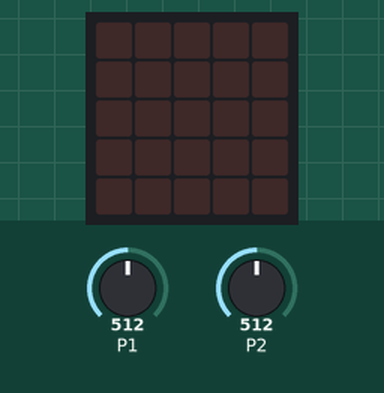
Simulated run of this program. Board: BBC micro:bit (MakeCode). On the bench: the board's 5×5 LED display. Inputs (shaded band) come from the test bench; at power-on: P1 = 512, P2 = 512 (analog values on the 0–1023 scale).

Above: at 1.2 s.
1.3 s: P1 set to 34
2.8 s: P1 set to 27
At 3.1 s:
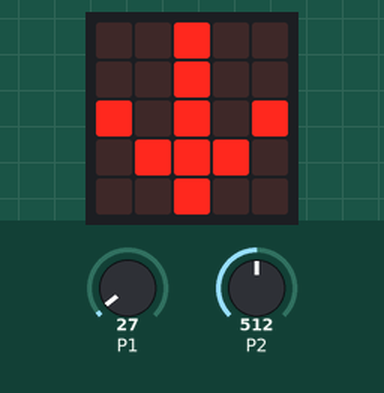
4.3 s: P2 set to 34
5.8 s: P2 set to 28
At 6.4 s:
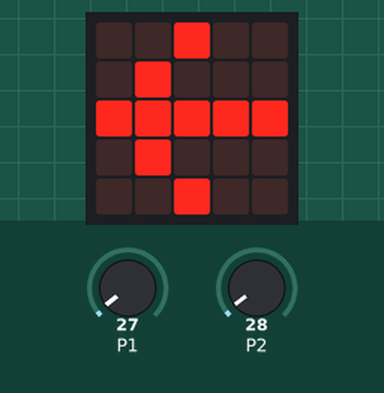
8.8 s: P2 set to 1010
At 10.0 s:
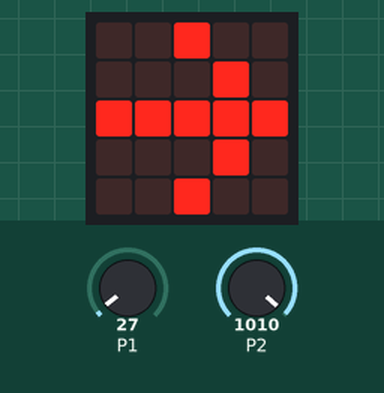
11.8 s: P1 set to 1010
At 13.1 s:
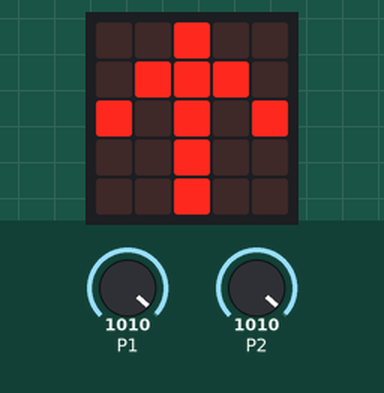
Timing chart, 0 to 14.8 s (numbered marks = the images above; inputs shaded):
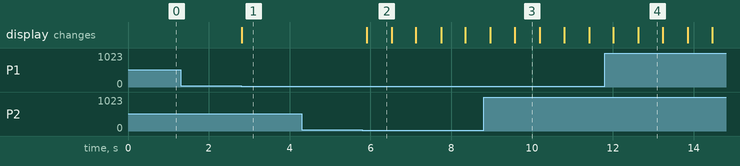

Measured:
- the behaviour switches between 31 and 30 on P1 (found by bisection; images 0 and 1)
- the behaviour switches between 31 and 30 on P2 (found by bisection; images 1 and 2)
- after the input at 1.3 s, every drawn part: stays the same
- after the input at 2.8 s, the display: changes at once (image 1)
- after the input at 4.3 s, every drawn part: stays the same
- after the input at 5.8 s, the display: changes after 0.11 s (image 2)
- after the input at 8.8 s, the display: first differs from a run without the input after 0.77 s (image 3)
- after the input at 11.8 s, the display: first differs from a run without the input after 0.83 s (image 4)
- what the display in image 2 shows lasts 0.6 s, from 5.9 s to 6.5 s

The program:

main.ts
```typescript
pins.setPull(DigitalPin.P1, PinPullMode.PullNone)
pins.setPull(DigitalPin.P2, PinPullMode.PullNone)
basic.forever(function () {
    if (pins.analogReadPin(AnalogPin.P1) >= 1000) {
        basic.showArrow(ArrowNames.North)
    } else if (pins.analogReadPin(AnalogPin.P1) <= 30) {
        basic.showArrow(ArrowNames.South)
    }
    if (pins.analogReadPin(AnalogPin.P2) >= 1000) {
        basic.showArrow(ArrowNames.East)
    } else if (pins.analogReadPin(AnalogPin.P2) <= 30) {
        basic.showArrow(ArrowNames.West)
    }
})
```

test.ts
```typescript
// 在此处测试；当此软件包作为插件使用时，将不会编译此软件包。
```
